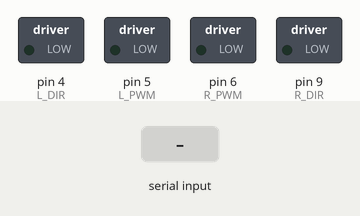
The sketch below on a simulated Arduino Uno, built with avr-gcc and run on an emulated ATmega328P. On the bench: switched loads named in the sketch (green lamp = pin HIGH). Inputs (shaded band) come from the test bench.

Above: at 1.2 s.
1.3 s: "u" received over Serial
At 2.5 s:
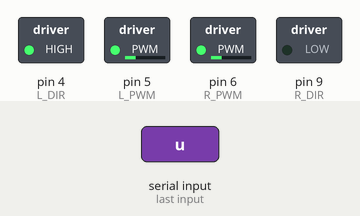
2.8 s: "s" received over Serial
At 3.6 s:
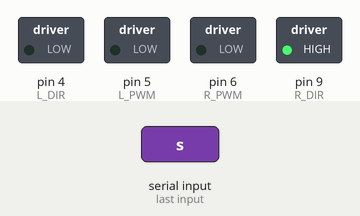
4.3 s: "b" received over Serial
At 4.8 s:
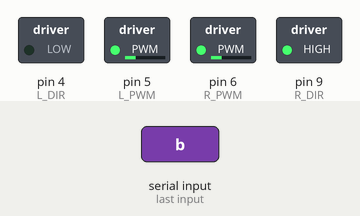
5.8 s: "l" received over Serial
At 7.0 s:
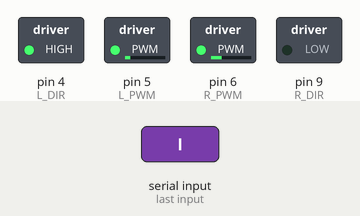
7.3 s: "r" received over Serial
At 8.2 s:
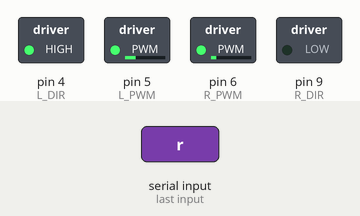
Timing chart, 0 to 9.8 s (numbered marks = the images above; inputs shaded):
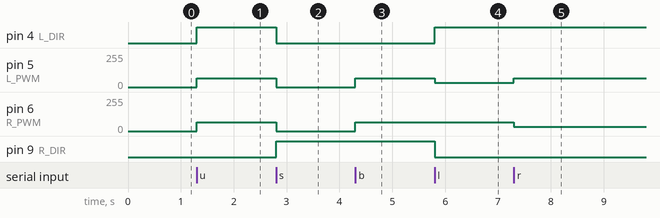

The sketch:

robot.ino
```cpp
#define L_PWM 5 // kolejne silniki

#define L_DIR 4
#define R_PWM 6
#define R_DIR 9
#define PWM_MAX 165


void setup() {
  //Konfiguracja pinow od mostka H
  pinMode(L_DIR, OUTPUT);
  pinMode(R_DIR, OUTPUT);
  pinMode(L_PWM, OUTPUT);
  pinMode(R_PWM, OUTPUT);
  Serial.begin(9600);
}

void loop() {
   if (Serial.available()) {
    char ch = Serial.read();
    if(ch == 'u') {
      leftMotor(40);
      rightMotor(40);
    }
    else if (ch == 's'){
      leftMotor(0);
      rightMotor(0);
    }
     else if (ch == 'b'){
      leftMotor(-40);
      rightMotor(-40);
    }
    else if (ch == 'l'){
      leftMotor(20);
      rightMotor(40);
    }
    else if (ch == 'r'){
      leftMotor(40);
      rightMotor(20);
    }

  }


}

void leftMotor(int V) {
  if (V > 0) { //Jesli predkosc jest wieksza od 0 (dodatnia)
    V = map(V, 0, 100, 0, PWM_MAX);
    digitalWrite(L_DIR, 1); //Kierunek: do przodu
    analogWrite(L_PWM, V); //Ustawienie predkosci
  } else {
    V = abs(V); //Funkcja abs() zwroci wartosc V  bez znaku
    V = map(V, 0, 100, 0, PWM_MAX);
    digitalWrite(L_DIR, 0); //Kierunek: do tyłu
    analogWrite(L_PWM, V); //Ustawienie predkosci
  }
}

void rightMotor(int V) {
  if (V > 0) { //Jesli predkosc jest wieksza od 0 (dodatnia)
    V = map(V, 0, 100, 0, PWM_MAX);
    digitalWrite(R_DIR, 0); //Kierunek: do przodu
    analogWrite(R_PWM, V); //Ustawienie predkosci
  } else {
    V = abs(V); //Funkcja abs() zwroci wartosc V  bez znaku
    V = map(V, 0, 100, 0, PWM_MAX);
    digitalWrite(R_DIR, 1); //Kierunek: do tyłu
    analogWrite(R_PWM, V); //Ustawienie predkosci
  }
}

void stopMotors() {
  analogWrite(L_PWM, 0); //Wylaczenie silnika lewego
  analogWrite(R_PWM, 0); //Wylaczenie silnika prawego
}
```

Measured:
- after the input at 1.3 s, pin 4 (L_DIR): LOW → HIGH at once; pin 5 (L_PWM), pin 6 (R_PWM): 0/255 → 66/255 at once
- after the input at 2.8 s, pin 4 (L_DIR): HIGH → LOW at once; pin 5 (L_PWM), pin 6 (R_PWM): 66/255 → 0/255 at once; pin 9 (R_DIR): LOW → HIGH at once
- after the input at 4.3 s, pin 5 (L_PWM), pin 6 (R_PWM): 0/255 → 66/255 at once
- after the input at 5.8 s, pin 4 (L_DIR): LOW → HIGH at once; pin 5 (L_PWM): 66/255 → 33/255 at once; pin 9 (R_DIR): HIGH → LOW at once
- after the input at 7.3 s, pin 5 (L_PWM): 33/255 → 66/255 at once; pin 6 (R_PWM): 66/255 → 33/255 at once
